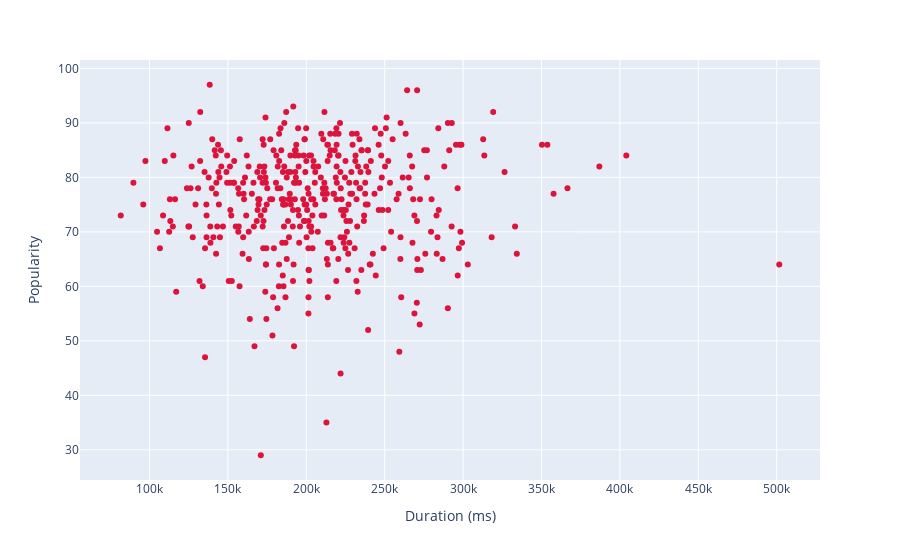

Write notebook code for a chart like this one.
### Markdown cell above
3. Is there any relationship between the popularity and the duration of tracks? Explore this using a scatter plot

### Code cell
fig = px.scatter(data_frame=df, x='Duration (ms)', y='Popularity', color_discrete_sequence=['crimson'])
fig.show()

### Figure 1 — Plotly figure (JSON) as saved in the notebook; plotly's stock layout.template omitted (floating-point values rounded to 4 significant figures; data arrays with more than 128 entries replaced by an {"elided": "..."} marker saying what was removed)
{"data": [{"hovertemplate": "Duration (ms)=%{x}<br>Popularity=%{y}<extra></extra>", "legendgroup": "", "marker": {"color": "crimson", "symbol": "circle"}, "mode": "markers", "name": "", "orientation": "v", "showlegend": false, "type": "scatter", "x": {"elided": "413 int values"}, "xaxis": "x", "y": {"elided": "413 int values"}, "yaxis": "y"}], "layout": {"legend": {"tracegroupgap": 0}, "margin": {"t": 60}, "xaxis": {"anchor": "y", "domain": [0, 1], "title": {"text": "Duration (ms)"}}, "yaxis": {"anchor": "x", "domain": [0, 1], "title": {"text": "Popularity"}}}}
